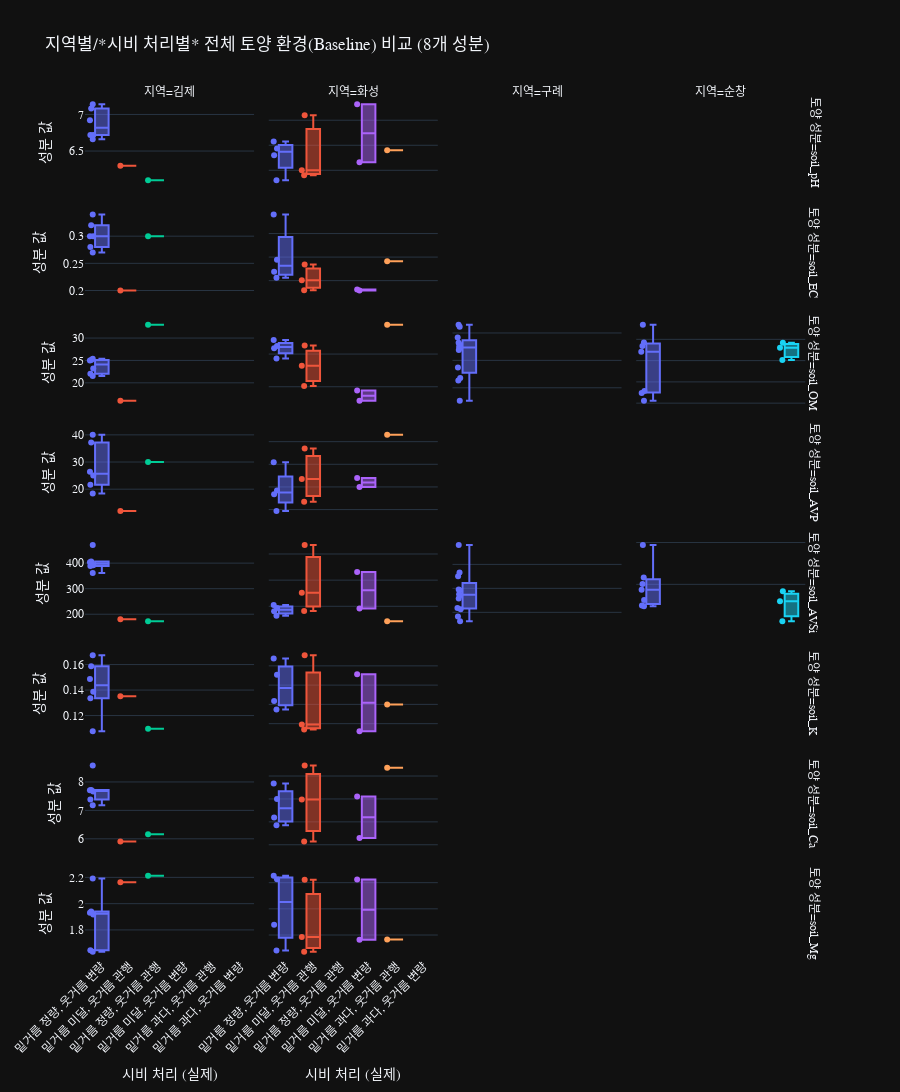

This figure's notebook cell:
### Markdown cell above
## 토양과 수확량 상관 분석

### Code cell
import pandas as pd
import plotly.express as px

# 1. 'df'가 메모리에 있다고 가정합니다.
# (안정성을 위해 df 로드 및 전처리 코드 포함)
try:
    if 'df' not in locals() or df.empty:
         print("DataFrame 'df'를 다시 로드합니다.")
         df = pd.read_csv("25년_수확량 통계.csv")
    else:
         print("기존 DataFrame 'df'를 사용합니다.")
except NameError:
    print("DataFrame 'df'를 새로 로드합니다.")
    df = pd.read_csv("25년_수확량 통계.csv")

# 2. 분석에 필요한 컬럼들 전처리
try:
    all_soil_components = [
        'soil_pH', 'soil_EC', 'soil_OM', 'soil_AVP', 'soil_AVSi', 'soil_K', 'soil_Ca', 'soil_Mg'
    ]
    for col in all_soil_components:
        df[col] = pd.to_numeric(df[col].astype(str).str.replace(',', '').str.strip(), errors='coerce')

    df['지역'] = df['지역'].str.strip()
    df['CASE'] = df['CASE'].astype(str).str.strip()
    df['코드번호'] = df['코드번호'].str.strip()
    df['시비 처리'] = df['시비 처리'].str.strip() # 시비 처리 컬럼 전처리

except Exception as e:
    print(f"데이터 전처리 중 오류 발생: {e}")
    raise

# 3. 데이터 필터링 (CASE 1, 2, 3 맥락 유지)
case_filter = ['1', '2', '3']
df_baseline = df[df['CASE'].isin(case_filter)].copy()

print(f"\n2025년 비교군(CASE 1, 2, 3) {len(df_baseline)}개 필터링.")

# 4. 데이터 형태 변환 (Melt) - '시비 처리'를 ID로 포함
melted_data_all = df_baseline.melt(
    id_vars=['지역', 'CASE', '코드번호', '시비 처리'],
    value_vars=all_soil_components,
    var_name='토양성분',
    value_name='값'
)

melted_data_all = melted_data_all.dropna(subset=['값'])
print(f"Melt된 전체 토양 성분 데이터 {len(melted_data_all)}개로 Box Plot 생성.")

# 5. Plotly를 사용한 Box Plot 시각화 (*** X축 및 색상 변경 ***)
fig = px.box(
    melted_data_all,
    x='시비 처리',              # *** [MODIFIED] X축: '시비 처리' (실제 처리) ***
    y='값',                      # Y축: 토양 성분 값
    color='시비 처리',           # *** [MODIFIED] 색상: '시비 처리' (실제 처리) ***
    facet_col='지역',            # 열 분리: 지역별
    facet_row='토양성분',        # 행 분리: 8개 토양 성분
    points='all',              # 모든 개별 데이터 포인트를 점으로 표시
    hover_data=['CASE'],       # [NEW] 마우스 오버 시 'CASE' (계획) 표시
    labels={
        "값": "성분 값",
        "CASE": "CASE (계획)",
        "지역": "지역",
        "토양성분": "토양 성분",
        "시비 처리": "시비 처리 (실제)"
    },
    title="지역별/*시비 처리별* 전체 토양 환경(Baseline) 비교 (8개 성분)"
)

# 6. 차트 레이아웃 가독성 높이기
fig.update_layout(
    height=2000,
    font=dict(family="Malgun Gothic, AppleGGothic, sans-serif"),
    showlegend=False
)
fig.update_yaxes(matches=None)
fig.update_annotations(align='right')
fig.update_xaxes(tickangle=-45) # X축 라벨 회전

fig.show()

image_filename = "토양성분.png"
fig.write_image(
        image_filename,
        width=1200,
        height=600,
        scale=2  # 2배 해상도
    )
